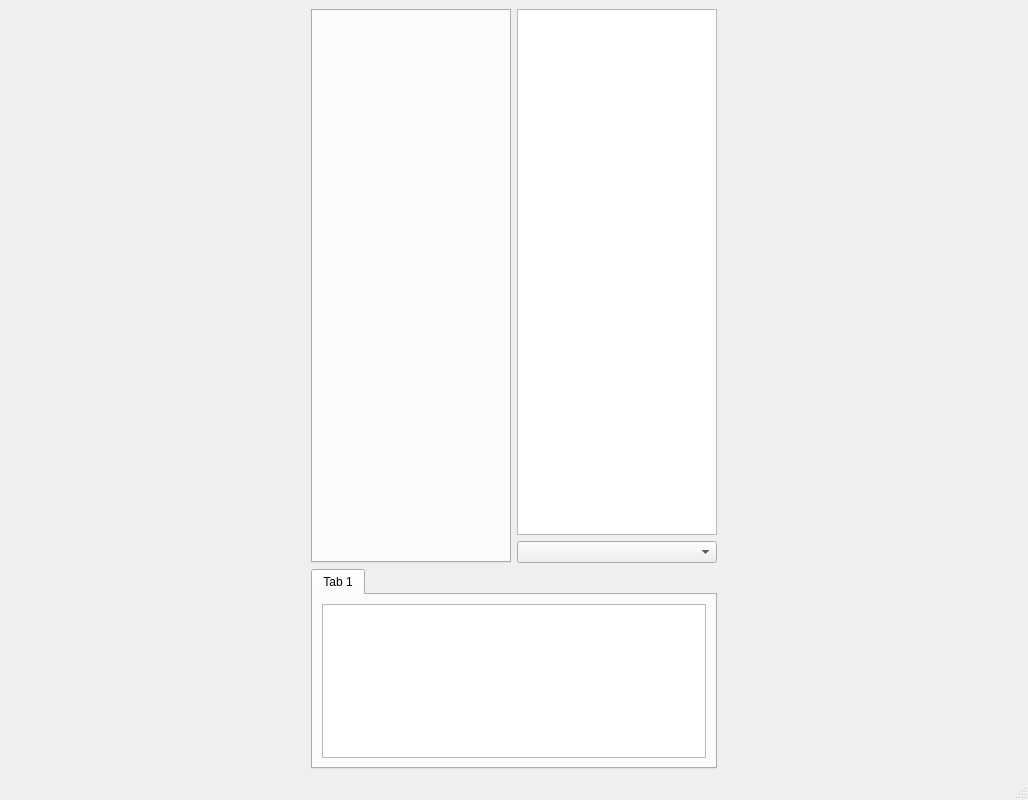
<?xml version="1.0" encoding="UTF-8"?>
<ui version="4.0">
 <class>MainWindow</class>
 <widget class="QMainWindow" name="MainWindow">
  <property name="geometry">
   <rect>
    <x>0</x>
    <y>0</y>
    <width>1028</width>
    <height>800</height>
   </rect>
  </property>
  <property name="windowTitle">
   <string>MainWindow</string>
  </property>
  <widget class="QWidget" name="centralwidget">
   <layout class="QGridLayout" name="gridLayout_3">
    <item row="0" column="0">
     <layout class="QGridLayout" name="gridLayout_2">
      <item row="1" column="3">
       <widget class="QComboBox" name="comboBox"/>
      </item>
      <item row="0" column="2" rowspan="2">
       <layout class="QGridLayout" name="gridLayout"/>
      </item>
      <item row="0" column="1" rowspan="2">
       <widget class="QTabWidget" name="tabWidget">
        <property name="sizePolicy">
         <sizepolicy hsizetype="Expanding" vsizetype="Expanding">
          <horstretch>0</horstretch>
          <verstretch>0</verstretch>
         </sizepolicy>
        </property>
        <property name="maximumSize">
         <size>
          <width>200</width>
          <height>16777215</height>
         </size>
        </property>
        <property name="currentIndex">
         <number>-1</number>
        </property>
       </widget>
      </item>
      <item row="0" column="3">
       <widget class="QTableWidget" name="tableWidget_2">
        <property name="sizePolicy">
         <sizepolicy hsizetype="Expanding" vsizetype="Expanding">
          <horstretch>0</horstretch>
          <verstretch>0</verstretch>
         </sizepolicy>
        </property>
        <property name="maximumSize">
         <size>
          <width>200</width>
          <height>16777215</height>
         </size>
        </property>
       </widget>
      </item>
     </layout>
    </item>
    <item row="1" column="0">
     <widget class="QSplitter" name="splitter">
      <property name="orientation">
       <enum>Qt::Vertical</enum>
      </property>
      <widget class="QTabWidget" name="tabWidget_2">
       <property name="sizePolicy">
        <sizepolicy hsizetype="MinimumExpanding" vsizetype="Expanding">
         <horstretch>0</horstretch>
         <verstretch>0</verstretch>
        </sizepolicy>
       </property>
       <property name="maximumSize">
        <size>
         <width>16777215</width>
         <height>200</height>
        </size>
       </property>
       <property name="currentIndex">
        <number>0</number>
       </property>
       <widget class="QWidget" name="tab_2">
        <attribute name="title">
         <string>Tab 1</string>
        </attribute>
        <layout class="QHBoxLayout" name="horizontalLayout">
         <item>
          <widget class="QListView" name="listView"/>
         </item>
        </layout>
       </widget>
      </widget>
     </widget>
    </item>
   </layout>
  </widget>
  <widget class="QMenuBar" name="menubar">
   <property name="geometry">
    <rect>
     <x>0</x>
     <y>0</y>
     <width>1028</width>
     <height>22</height>
    </rect>
   </property>
   <property name="nativeMenuBar">
    <bool>true</bool>
   </property>
  </widget>
  <widget class="QStatusBar" name="statusbar"/>
 </widget>
 <resources/>
 <connections/>
</ui>
